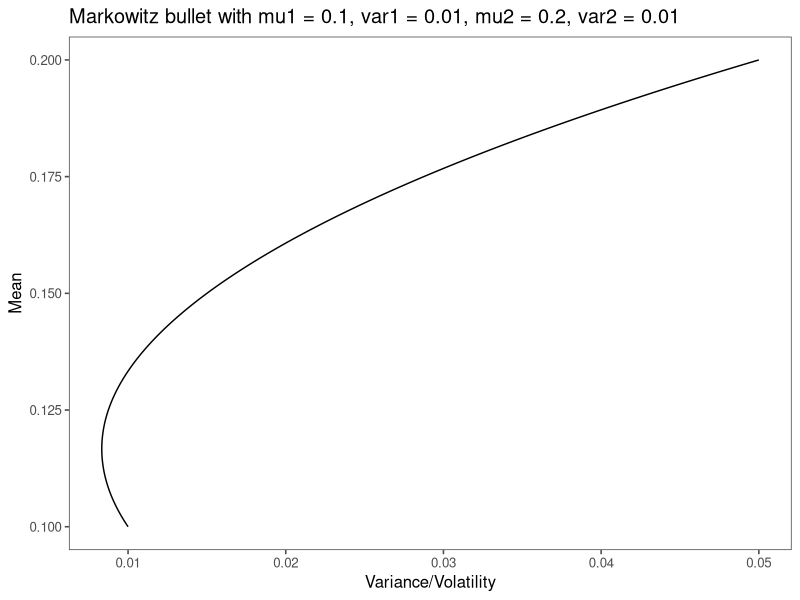

Write the R code that produced this figure. (Note: this script raises an error after producing the figure.)
library(tidyverse)
library(ggthemes)
library(patchwork)

draw_markowitz <- function(mean_1, var_1, mean_2, var_2, rho = 0){
  alphas <- seq(0, 1, 0.001)
  
  mean_total <- mean_1 * alphas + mean_2 * (1 - alphas)
  variance <- var_1 * alphas^2 + 2 * alphas * (1 - alphas) * rho * 
    sqrt(var_1 + var_2) + var_2 * (1 - alphas)^2
  
  df <- tibble(
    mean = mean_total,
    variance = variance
  )
  
  min_alpha <- alphas[min(variance) == variance]
  
  plot <- ggplot(df, aes(variance, mean)) +
    geom_path() +
    labs(
      title = paste0("Markowitz bullet with mu1 = ", mean_1, 
                     ", var1 = ", var_1, ", mu2 = ", mean_2, ", var2 = ", var_1),
      x = "Variance/Volatility",
      y = "Mean"
    ) +
    theme_few()
  
  return(plot)
}

draw_markowitz(0.1, 0.01, 0.2, 0.05)

data <- data_cleaned
pairwise_markowitz <- function(data){
  symbols <- names(data)
  cor_matrix <- cor(data)

  column_list <- list()
  for(i in 1:ncol(data)){
    column <- list()
    for(j in 1:ncol(data)){
      column1 <- data %>% select(i) %>% pull()
      column2 <- data %>% select(j) %>% pull()
      plot <- draw_markowitz(mean(column1), cor_matrix[i, i], 
                     mean(column2), cor_matrix[j, j], cor_matrix[i, j])
      column[[j]] <- plot
    }
    column_list[[i]] <- column
  }
  
  output <- column_list[[1]][[1]]
  for (i in 1:length(column)){
    temp <- column_list[[i]][[1]]
    for (j in 1:length(column)){
      if(j == 1){
        next
      }
      temp <- temp | column_list[[i]][[j]]
    }
    output <- output / temp
  }
}

pairwise_markowitz(data_cleaned %>% select(-1))

min_markowitz <- function(mu, omega, returns){
  inv_omega <- solve(omega)
  A <- (t(mu) %*% inv_omega %*% rep(1, length(mu)))[1,1]
  B <- (t(mu) %*% inv_omega %*% mu)[1,1]
  C <- (t(rep(1, length(mu))) %*% inv_omega %*% rep(1, length(mu)))[1,1]
  D <- (B * C - A^2)
  a <- ((returns * C - A) / D)
  
  w <- inv_omega %*% (a * mu + ((1 - a * A) / C) * rep(1, length(mu)))
  return(w)
}

test <- min_markowitz(mean, omega, 0.05)
test[1] + test[2] + test[3]
